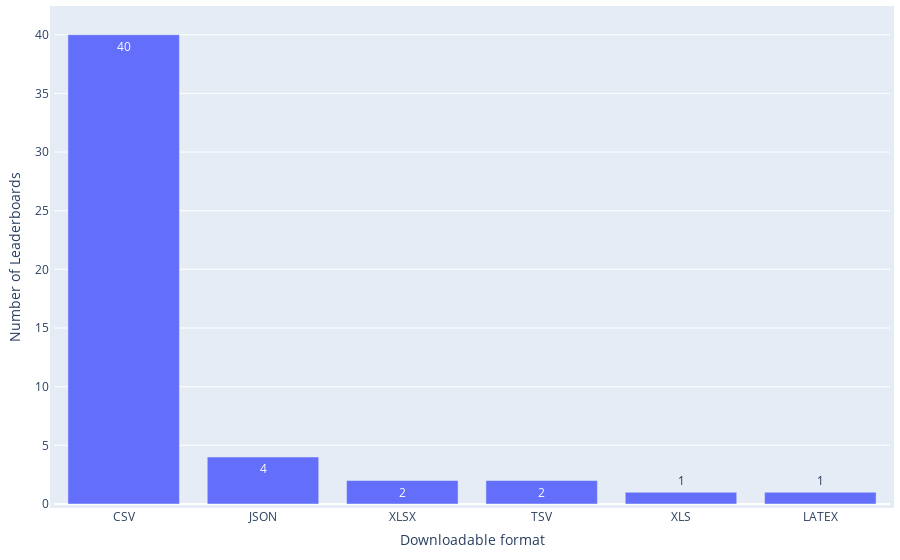

Here is the notebook cell this chart was saved with:
### Code cell
df = pd.read_csv(path_paper / 'leaderboard_processed.csv')
df['Downloadable format'] = df['Downloadable format'].apply(ast.literal_eval)
print(f"{round(len(df[df['Downloadable format'].map(len) > 0])/len(df)*100,2)}% ({len(df[df['Downloadable format'].map(len) > 0])} out of {len(df)}) leaderboard systems provide downloadable format of the leaderboards.")

df = df[df['Downloadable format'].map(len) > 0]
df_split = df.explode('Downloadable format')['Downloadable format'].value_counts().reset_index(name='Frequency')
print(f"{df_split['Downloadable format'].iloc[0]} is the most popular storage format of leaderboards, accounting for {round(df_split['Frequency'].iloc[0]/len(df)*100,2)}% ({df_split['Frequency'].iloc[0]} out of {len(df)}) downloadable leaderboard systems.")
df_split['Weight'] = 1

statistics = {
    'Distribution': 'Leaderboard Systems across Downloadable Formats',
    'Mean': np.mean(df_split['Frequency']),
    'Median': np.median(df_split['Frequency']),
    'IQR': df_split['Frequency'].quantile(0.75) - df_split['Frequency'].quantile(0.25),
    'Gini Coefficient': ineqpy.inequality.gini(data=df_split, income='Frequency', weights='Weight'),
}
df_statistics = pd.read_csv(path_paper / 'leaderboard_statistics.csv')
df_statistics = pd.concat([df_statistics, pd.DataFrame([statistics])], ignore_index=True)
df_statistics.drop_duplicates(subset=['Distribution'], keep='last', inplace=True)
df_statistics.sort_values(by='Distribution', inplace=True)
df_statistics.to_csv(path_paper / 'leaderboard_statistics.csv', index=False)

fig = px.bar(
    x=df_split['Downloadable format'],
    y=df_split['Frequency'],
    text_auto=True,
    labels={'x': 'Downloadable format', 'y': 'Number of Leaderboards'},
)
# Update the layout for a tighter look
fig.update_layout(
    autosize=True,
    margin=dict(
        l=10,  # Left margin
        r=10,  # Right margin
        b=10,  # Bottom margin
        t=10,  # Top margin
        pad=4  # Padding between the plot and the margin
    )
)
fig.show()

### Figure 1 — Plotly figure (JSON) as saved in the notebook; plotly's stock layout.template omitted (floating-point values rounded to 4 significant figures)
{"data": [{"alignmentgroup": "True", "hovertemplate": "Downloadable format=%{x}<br>Number of Leaderboards=%{y}<extra></extra>", "legendgroup": "", "marker": {"color": "#636efa", "pattern": {"shape": ""}}, "name": "", "offsetgroup": "", "orientation": "v", "showlegend": false, "textposition": "auto", "texttemplate": "%{y}", "type": "bar", "x": ["CSV", "JSON", "XLSX", "TSV", "XLS", "LATEX"], "xaxis": "x", "y": [40, 4, 2, 2, 1, 1], "yaxis": "y"}], "layout": {"autosize": true, "barmode": "relative", "legend": {"tracegroupgap": 0}, "margin": {"b": 10, "l": 10, "pad": 4, "r": 10, "t": 10}, "xaxis": {"anchor": "y", "domain": [0, 1], "title": {"text": "Downloadable format"}}, "yaxis": {"anchor": "x", "domain": [0, 1], "title": {"text": "Number of Leaderboards"}}}}
